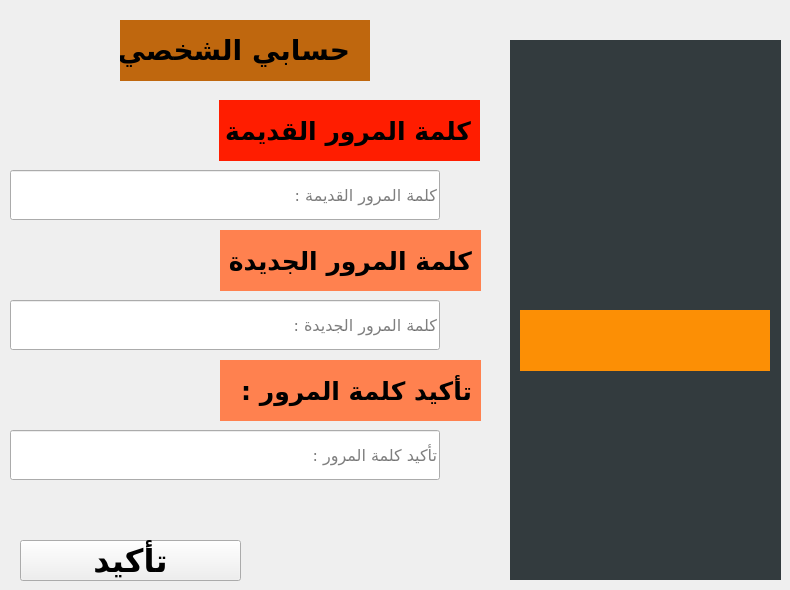
      <widget class="QWidget" name="tab_3">
       <attribute name="title">
        <string>حسابي الشخصي</string>
       </attribute>
       <widget class="QLabel" name="label_9">
        <property name="geometry">
         <rect>
          <x>510</x>
          <y>40</y>
          <width>271</width>
          <height>540</height>
         </rect>
        </property>
        <property name="styleSheet">
         <string notr="true">background-color: rgb(51, 59, 62);</string>
        </property>
        <property name="text">
         <string/>
        </property>
       </widget>
       <widget class="QLabel" name="label_32">
        <property name="geometry">
         <rect>
          <x>520</x>
          <y>60</y>
          <width>250</width>
          <height>241</height>
         </rect>
        </property>
        <property name="styleSheet">
         <string notr="true">border-image: url(:/source/profile.png);
background-color: rgb(51, 59, 62);</string>
        </property>
        <property name="text">
         <string/>
        </property>
       </widget>
       <widget class="QLabel" name="label_35">
        <property name="geometry">
         <rect>
          <x>520</x>
          <y>310</y>
          <width>250</width>
          <height>61</height>
         </rect>
        </property>
        <property name="font">
         <font>
          <family>Constantia</family>
          <pointsize>15</pointsize>
          <weight>75</weight>
          <bold>true</bold>
         </font>
        </property>
        <property name="styleSheet">
         <string notr="true">background-color: rgb(252, 143, 5);</string>
        </property>
        <property name="text">
         <string/>
        </property>
        <property name="indent">
         <number>39</number>
        </property>
       </widget>
       <widget class="QLabel" name="label_36">
        <property name="geometry">
         <rect>
          <x>120</x>
          <y>20</y>
          <width>250</width>
          <height>61</height>
         </rect>
        </property>
        <property name="font">
         <font>
          <family>GE SS Unique Light</family>
          <pointsize>21</pointsize>
          <weight>75</weight>
          <bold>true</bold>
         </font>
        </property>
        <property name="styleSheet">
         <string notr="true">background-color: rgb(191, 103, 14);</string>
        </property>
        <property name="text">
         <string>حسابي الشخصي</string>
        </property>
        <property name="indent">
         <number>20</number>
        </property>
       </widget>
       <widget class="QLabel" name="label_37">
        <property name="geometry">
         <rect>
          <x>219</x>
          <y>100</y>
          <width>261</width>
          <height>61</height>
         </rect>
        </property>
        <property name="font">
         <font>
          <family>GE SS Unique Light</family>
          <pointsize>19</pointsize>
          <weight>75</weight>
          <bold>true</bold>
         </font>
        </property>
        <property name="styleSheet">
         <string notr="true">background-color: rgb(255, 29, 0);</string>
        </property>
        <property name="text">
         <string>كلمة المرور القديمة :</string>
        </property>
        <property name="indent">
         <number>9</number>
        </property>
       </widget>
       <widget class="QLineEdit" name="lineEdit_5">
        <property name="geometry">
         <rect>
          <x>10</x>
          <y>170</y>
          <width>430</width>
          <height>50</height>
         </rect>
        </property>
        <property name="font">
         <font>
          <family>Microsoft YaHei</family>
          <pointsize>12</pointsize>
         </font>
        </property>
        <property name="text">
         <string/>
        </property>
        <property name="placeholderText">
         <string>كلمة المرور القديمة :</string>
        </property>
       </widget>
       <widget class="QLabel" name="label_38">
        <property name="geometry">
         <rect>
          <x>220</x>
          <y>230</y>
          <width>261</width>
          <height>61</height>
         </rect>
        </property>
        <property name="font">
         <font>
          <family>GE SS Unique Light</family>
          <pointsize>19</pointsize>
          <weight>75</weight>
          <bold>true</bold>
         </font>
        </property>
        <property name="styleSheet">
         <string notr="true">background-color: rgb(255, 29, 0);
background-color: rgb(255, 129, 79);</string>
        </property>
        <property name="text">
         <string>كلمة المرور الجديدة :</string>
        </property>
        <property name="indent">
         <number>9</number>
        </property>
       </widget>
       <widget class="QLineEdit" name="lineEdit_6">
        <property name="geometry">
         <rect>
          <x>10</x>
          <y>300</y>
          <width>430</width>
          <height>50</height>
         </rect>
        </property>
        <property name="font">
         <font>
          <family>Microsoft YaHei</family>
          <pointsize>12</pointsize>
         </font>
        </property>
        <property name="echoMode">
         <enum>QLineEdit::Password</enum>
        </property>
        <property name="placeholderText">
         <string>كلمة المرور الجديدة :</string>
        </property>
       </widget>
       <widget class="QLineEdit" name="lineEdit_13">
        <property name="geometry">
         <rect>
          <x>10</x>
          <y>430</y>
          <width>430</width>
          <height>50</height>
         </rect>
        </property>
        <property name="font">
         <font>
          <family>Microsoft YaHei</family>
          <pointsize>12</pointsize>
         </font>
        </property>
        <property name="echoMode">
         <enum>QLineEdit::Password</enum>
        </property>
        <property name="placeholderText">
         <string>تأكيد كلمة المرور :</string>
        </property>
       </widget>
       <widget class="QLabel" name="label_40">
        <property name="geometry">
         <rect>
          <x>220</x>
          <y>360</y>
          <width>261</width>
          <height>61</height>
         </rect>
        </property>
        <property name="font">
         <font>
          <family>GE SS Unique Light</family>
          <pointsize>19</pointsize>
          <weight>75</weight>
          <bold>true</bold>
         </font>
        </property>
        <property name="styleSheet">
         <string notr="true">background-color: rgb(255, 29, 0);
background-color: rgb(255, 129, 79);</string>
        </property>
        <property name="text">
         <string>تأكيد كلمة المرور :</string>
        </property>
        <property name="indent">
         <number>9</number>
        </property>
       </widget>
       <widget class="QPushButton" name="pushButton_34">
        <property name="geometry">
         <rect>
          <x>20</x>
          <y>540</y>
          <width>221</width>
          <height>41</height>
         </rect>
        </property>
        <property name="font">
         <font>
          <family>GE SS Unique Light</family>
          <pointsize>24</pointsize>
          <weight>75</weight>
          <bold>true</bold>
         </font>
        </property>
        <property name="text">
         <string>تأكيد</string>
        </property>
       </widget>
      </widget>
